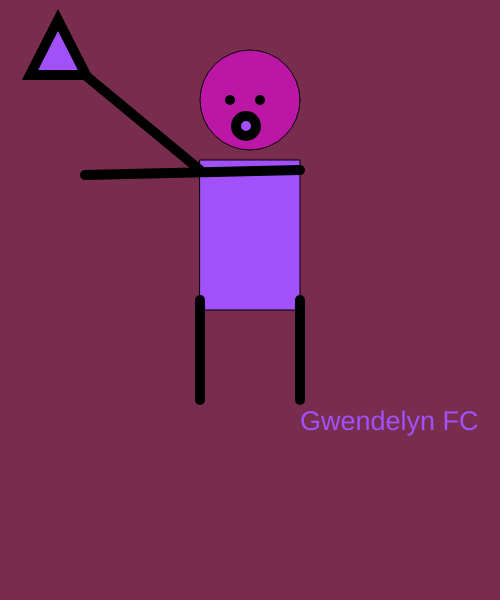
Frame 1 (no input)
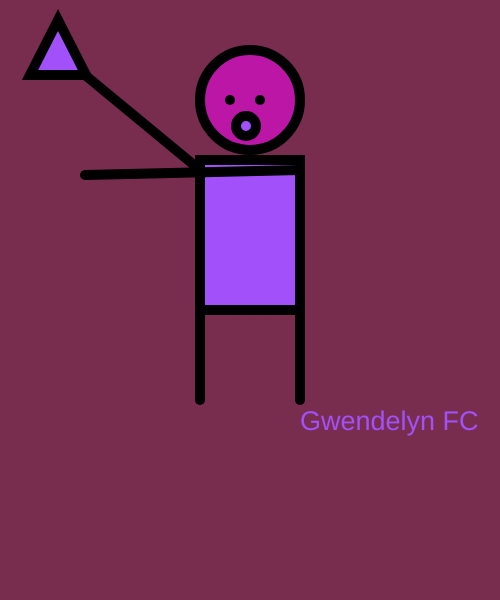
Frame 60 (no input)
Frame 120 (the mouse pressed at the canvas centre since frame 60): identical to frame 60, image omitted

The p5.js sketch that drew these frames (run headless with seeded random() and noise() and a simulated clock; from frame 60 on, the mouse is pressed at the canvas centre):

// p5.js sketch
// ── sketch.js

function setup()
            {
                createCanvas(500, 600);
            }

            function draw (draw)
            {
                fill('51');
                background(120, 45, 78);
                fill('rgba(100%,0%,100%,0.5)');
                circle(250, 100, 100);
                fill('#A251FA');
                rect(200,160,100,150);
                strokeWeight(10);
                point(230, 100);
                point(260, 100);
                triangle(30, 75, 58, 20, 86, 75);
                circle(246, 126, 20);
                line(200, 170, 85, 75);
                line(300, 170, 85, 175);
                line(200, 300, 200, 400);
                line(300, 400, 300, 300);
                textSize(27);
                text('Gwendelyn FC', 300, 430);
            }
            
// ── Self Portrait.html
<html>
    <head>
        <title>
            Self Portrait</title>
        <script src="https://cdnjs.cloudflare.com/ajax/libs/p5.js/1.1.9/p5.min.js"></script>
        <script src="sketch.js"></script>

    </head>
    <body>
        
    </body>
</html>
